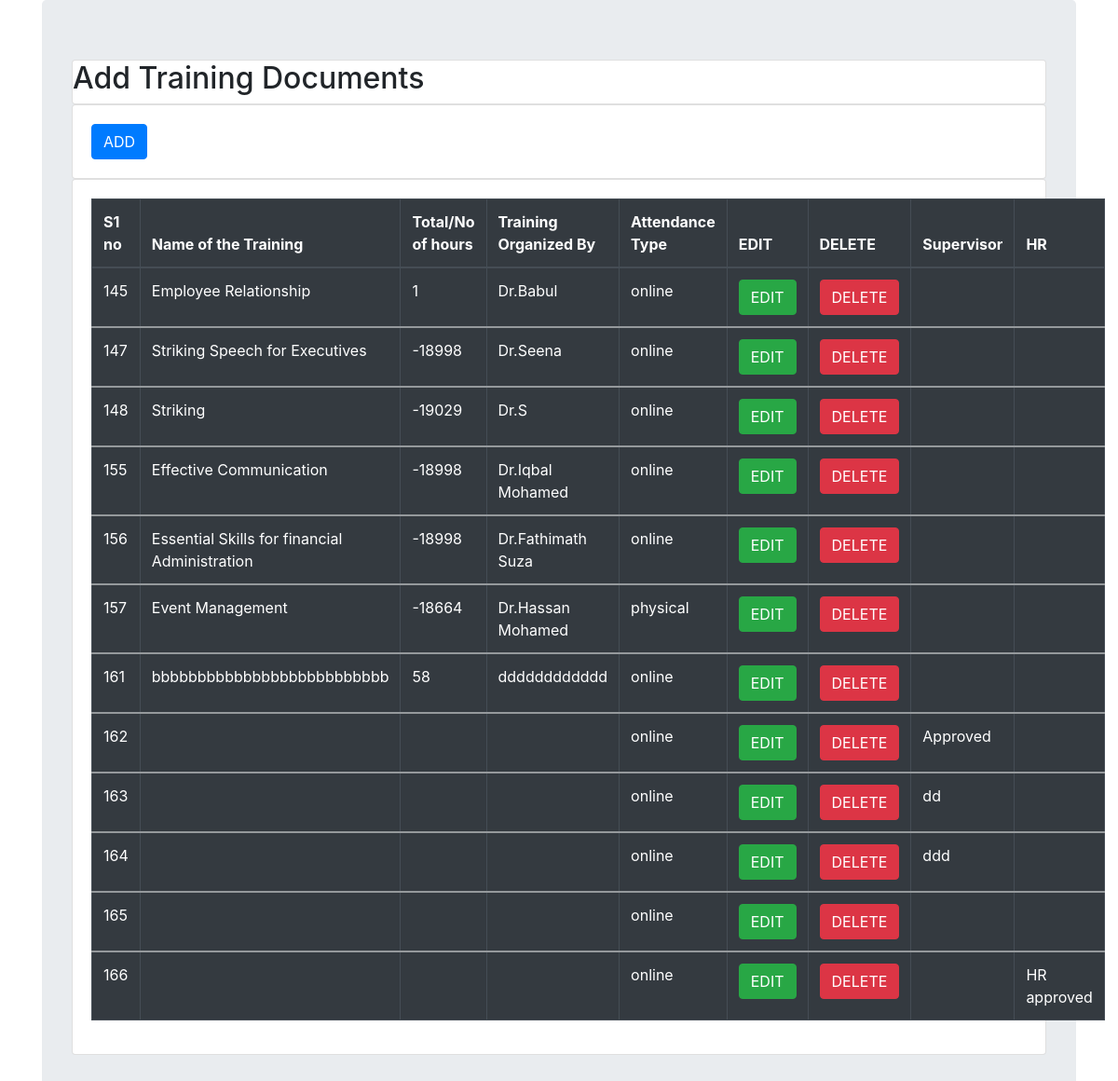
The page / on the database its author committed.
### tables this page shows
CREATE TABLE `crud` (
  `id` int(11) NOT NULL,
  `name` varchar(100) NOT NULL,
  `startdatestarttime` datetime NOT NULL,
  `enddateendtime` datetime NOT NULL,
  `totalnohours` varchar(11) NOT NULL,
  `trainingorganized` varchar(25) NOT NULL,
  `attendancetype` enum('online','physical','','') NOT NULL,
  `typeoftraining` enum('training','workshop','seminar','conference','shortcourse',',') NOT NULL,
  `trainingoutcomes` text NOT NULL,
  `mytrainingdocs` varchar(250) NOT NULL,
  `supervisor_approval` tinyint(1) DEFAULT 0,
  `supervisor_comment` text DEFAULT NULL,
  `hr_approval` tinyint(1) NOT NULL DEFAULT 0,
  `hr_comment` text DEFAULT NULL
);

### index.php (the view, shortened to what this page needs)
<!DOCTYPE html>
<html lang="en">
<head>
    <link rel="stylesheet" href="https://stackpath.bootstrapcdn.com/bootstrap/4.2.1/css/bootstrap.min.css">
    <link rel="stylesheet" href="https://cdn.datatables.net/1.10.18/css/dataTables.bootstrap4.min.css">
    <link rel="stylesheet" href="https://stackpath.bootstrapcdn.com/bootstrap/4.2.1/css/bootstrap.min.css">
    <link rel="stylesheet" href="https://cdn.datatables.net/1.10.18/css/dataTables.bootstrap4.min.css">
    <link rel="stylesheet" href="https://stackpath.bootstrapcdn.com/bootstrap/4.5.0/css/bootstrap.min.css">
    <link rel="stylesheet" href="https://maxcdn.bootstrapcdn.com/bootstrap/4.5.2/css/bootstrap.min.css">
</head>
<body>
    <div class="container">
        <div class="jumbotron">
            <div class="card">
                <h2>Add Training Documents</h2>
            </div>
            <div class="card">
                <div class="card-body">
                    <button type="button" class="btn btn-primary" data-toggle="modal" data-target="#studentaddmodal">
                        ADD
                    </button>
                </div>
            </div>
            <div class="card">
                <div class="card-body">
                    <?php
                $connection = mysqli_connect("localhost","root","");
                $query = "SELECT * FROM crud";
                $query_run = mysqli_query($connection, $query);
            ?>
                    <table id="datatableid" class="table table-bordered table-dark">
                        <thead>
                            <tr>
                                <th scope="col">S1 no</th>
                                <th scope="col">Name of the Training</th>
                                <th scope="col">Total/No of hours</th>
                                <th scope="col">Training Organized By</th>
                                <th scope="col">Attendance Type</th>
                                <th scope="col">EDIT</th>
                                <th scope="col">DELETE</th>
								<th scope="col">Supervisor</th>
								<th scope="col">HR</th>
                            </tr>
                        </thead>
                        <?php
                if($query_run)
                {
                    foreach($query_run as $row)
                    {
            ?>
                        <tbody>
                            <tr>
                                <td> <?php echo $row['id']; ?> </td>
                                <td> <?php echo $row['name']; ?> </td>
                                <td> <?php echo $row['totalnohours']; ?> </td>
                                <td> <?php echo $row['trainingorganized']; ?> </td>
                                <td> <?php echo $row['attendancetype']; ?> </td>
                                <td>
                                    <button type="button" class="btn btn-success editbtn"> EDIT </button>
                                </td>
                                <td>
                                    <button type="button" class="btn btn-danger deletebtn"> DELETE </button>
                                </td>
								<td> <?php echo $row['supervisor_comment']; ?> </td>
								<td> <?php echo $row['hr_comment']; ?> </td>
                            </tr>
                        </tbody>
                        <?php
                    }
                }
                else
                {
                    echo "No Record Found";
                }
            ?>
                    </table>
                </div>
            </div>
        </div>
    </div>
</body>
</html>

### rows shown on the page
crud: id "145", name "Employee Relationship", totalnohours "1", trainingorganized "Dr.Babul", attendancetype "online"
crud: id "147", name "Striking Speech for Executives", totalnohours "-18998", trainingorganized "Dr.Seena", attendancetype "online"
crud: id "148", name "Striking", totalnohours "-19029", trainingorganized "Dr.S", attendancetype "online"
crud: id "155", name "Effective Communication", totalnohours "-18998", trainingorganized "Dr.Iqbal Mohamed", attendancetype "online"
crud: id "156", name "Essential Skills for financial Administration", totalnohours "-18998", trainingorganized "Dr.Fathimath Suza", attendancetype "online"
crud: id "157", name "Event Management", totalnohours "-18664", trainingorganized "Dr.Hassan Mohamed", attendancetype "physical"
crud: id "161", name "bbbbbbbbbbbbbbbbbbbbbbbbbb", totalnohours "58", trainingorganized "dddddddddddd", attendancetype "online"
crud: id "162", attendancetype "online", supervisor_comment "Approved"
crud: id "163", attendancetype "online", supervisor_comment "dd"
crud: id "164", attendancetype "online", supervisor_comment "ddd"
crud: id "165", attendancetype "online"
crud: id "166", attendancetype "online", hr_comment "HR approved"
